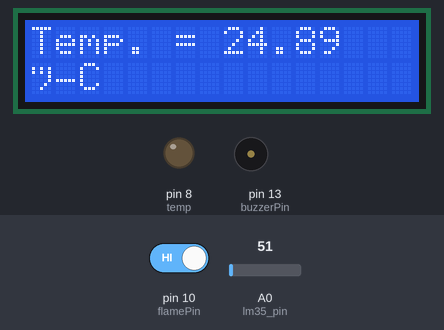
Recording of a sketch running on a simulated Arduino Uno, built with avr-gcc and run on an emulated ATmega328P. Parts: 16×2 character LCD, output pins drawn as LEDs (lit = HIGH), buzzer (waves = sounding, pin HIGH). Inputs (shaded band) come from the test bench; at power-on: pin 10 (flamePin) HIGH, A0 (lm35_pin) = 51. What the sketch prints to the serial monitor is not drawn.

Above: at 0.1 s.
1.3 s: pin 10 (flamePin) driven LOW
At 2.8 s:
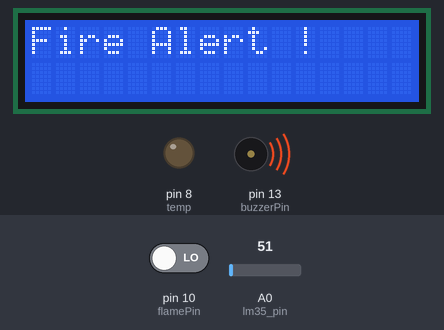
6.5 s: A0 (lm35_pin) set to 60
At 8.8 s:
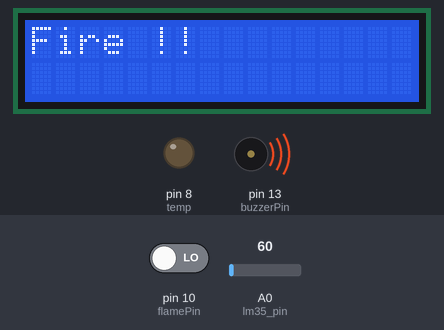
14.5 s: pin 10 (flamePin) driven HIGH
At 16.9 s:
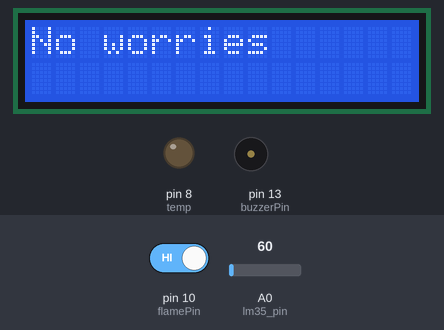
22.6 s: A0 (lm35_pin) set to 71
At 24.9 s:
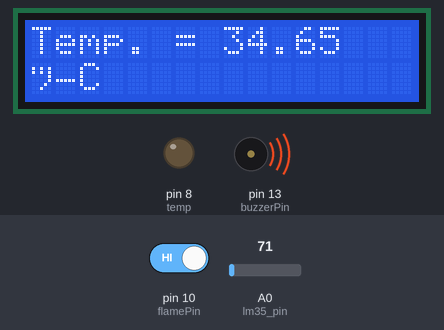
27.6 s: A0 (lm35_pin) set to 61
At 29.8 s:
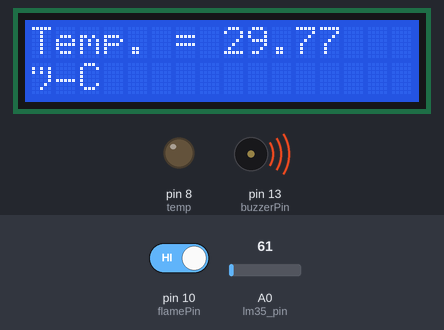
Timing chart, 0 to 33.6 s (numbered marks = the images above; inputs shaded):
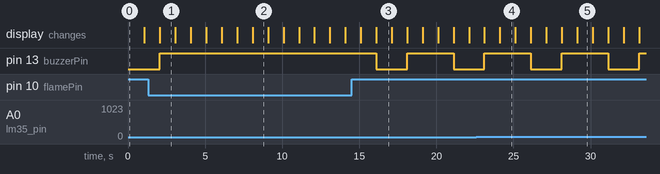

The sketch:

arduino_part.ino
```cpp
#include <LiquidCrystal.h>
#include <SoftwareSerial.h>
#define temp 8
const int buzzerPin = 13;
const int flamePin = 10;

const int lm35_pin = A0;  // LM35 O/P pin
int Flame = HIGH;

const int rs = 12, en = 11, d4 = 5, d5 = 4, d6 = 3, d7 = 2;
LiquidCrystal lcd(rs, en, d4, d5, d6, d7);


void setup() {
  Serial.begin(9600);
  lcd.begin(16, 2);
  pinMode(buzzerPin, OUTPUT);
  pinMode(temp,OUTPUT);
  pinMode(flamePin, INPUT);
}

void loop() {

  // temperature sensor
  tempSensor();
  delay(1000);

  // flame/fire sensor
  flameSensor();
  delay(1000);

  // PIR motion detector


}

void flameSensor() {
  Flame = digitalRead(flamePin);
  if (Flame == LOW)
  {
    Serial.println("        ALERT !    Fire In the House  !");
    lcd.println("Fire Alert !");
    digitalWrite(buzzerPin, HIGH);
    delay(1000);
    lcd.clear();
  }
  else
  {
    Serial.println("NO fire");
    lcd.println("No worries");
    digitalWrite(buzzerPin, LOW);
    delay(1000);
    lcd.clear();
  }
}

void tempSensor() {
  int temp_adc_val;
  float temp_val;
  temp_adc_val = analogRead(lm35_pin);  // Read Temperature
  temp_val = (temp_adc_val * 4.88); // Convert adc value to equivalent voltage
  temp_val = (temp_val / 10); // LM35 gives output of 10mv/°C

  Serial.print("Temperature = ");
  Serial.print(temp_val);
  Serial.print(" °C\n");
  if(temp_val >27){
    digitalWrite(buzzerPin, HIGH);
    lcd.println("Fire !!");
    delay(1000);
    lcd.clear();

    }

  lcd.print("Temp. = ");
  lcd.print(temp_val);
  lcd.setCursor(0, 1);
  lcd.print("°C");
  delay(1000);
  lcd.clear();

}
```

Measured:
- the behaviour switches between 55 and 56 on A0 (lm35_pin) (found by bisection; images 1 and 2)
- after the input at 1.3 s, pin 13 (buzzerPin): LOW → HIGH after 0.77 s; the display: changes after 0.77 s (image 1)
- after the input at 6.5 s, the display: first differs from a run without the input after 1.6 s (image 2)
- after the input at 14.5 s, pin 13 (buzzerPin): HIGH → LOW after 1.6 s, → HIGH 2.0 s later, → LOW 3.0 s later; the display: first differs from a run without the input after 1.6 s (image 3)
- what the display in image 1 shows lasts 1.0 s, from 2.1 s to 3.1 s
